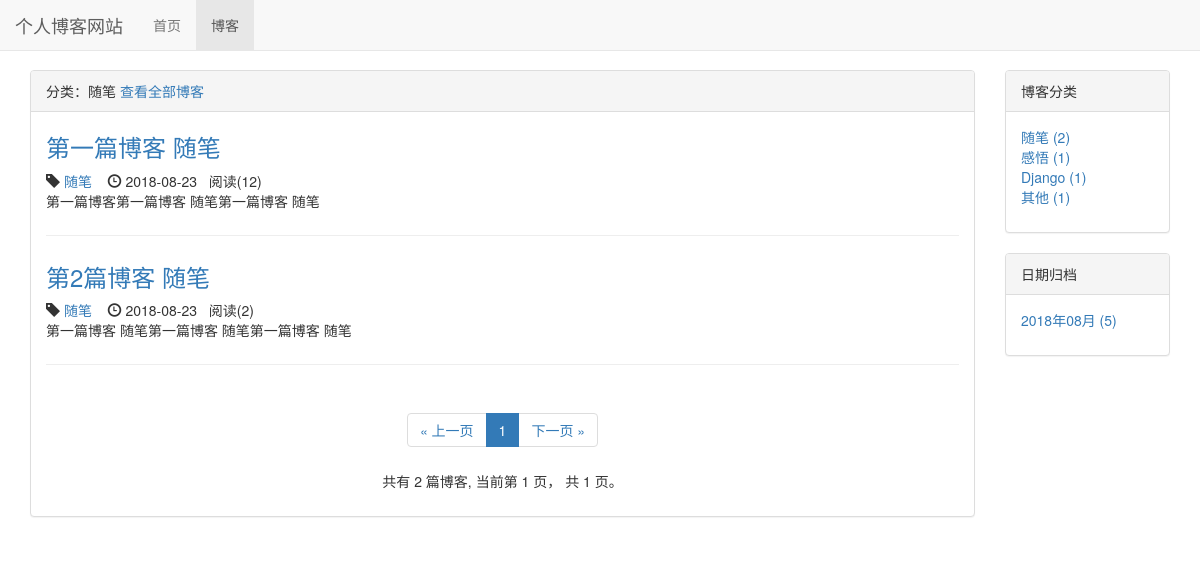
The page /blog/type/1 on the database as committed earlier.
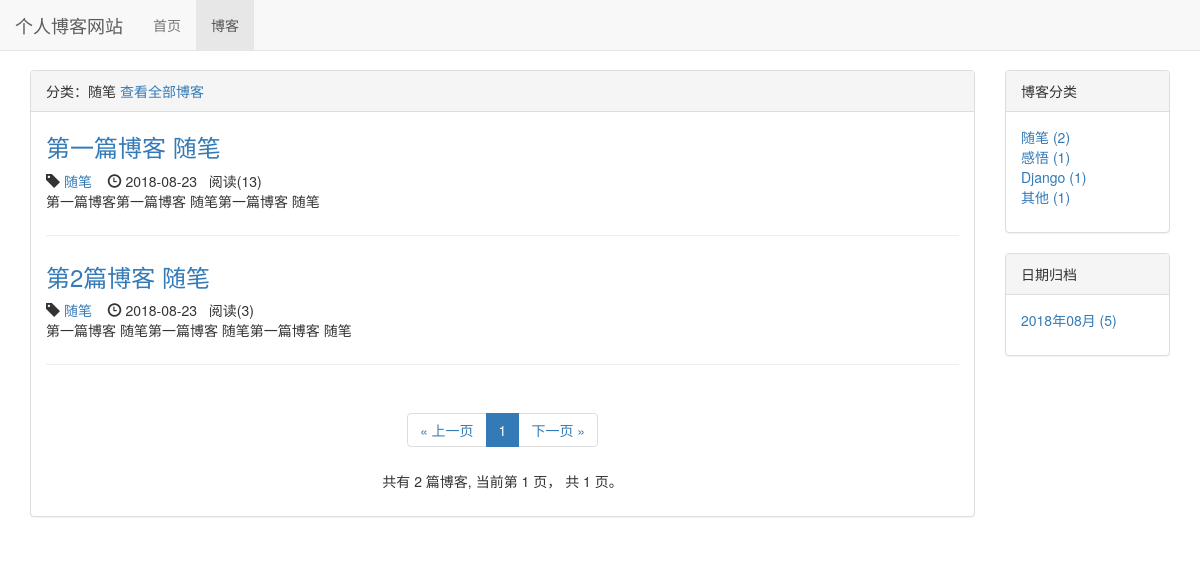
The same page on the database as committed later.
### blog/models.py (models this page shows, shortened)
class Blog(models.Model, ReadNumExpandMethod):  # 继承 方法
    title = models.CharField(max_length=50)
    blog_type = models.ForeignKey(BlogType, on_delete=models.DO_NOTHING)
    content = RichTextUploadingField()
    author = models.ForeignKey(User, on_delete=models.DO_NOTHING)
    read_details = GenericRelation(ReadDetail)
    created_time = models.DateTimeField(auto_now_add=True)
    last_updated_time = models.DateTimeField(auto_now=True)
    class Meta:
        ordering = ['created_time']

class BlogType(models.Model):
    type_name = models.CharField(max_length=15)
    def __str__(self):
        return self.type_name

### read_statistics/models.py (models this page shows)
class ReadNum(models.Model):
    read_num = models.IntegerField(default=0)
    content_type = models.ForeignKey(ContentType, on_delete=models.DO_NOTHING)
    object_id = models.PositiveIntegerField()
    content_object = GenericForeignKey('content_type', 'object_id')

### blog/views.py (the view)
# urls.py: path('type/<int:blog_type_pk>', views.blogs_with_type, name='blogs_with_type'),
def blogs_with_type(request, blog_type_pk):
    blog_type = get_object_or_404(BlogType, pk=blog_type_pk)
    blogs_all_list = Blog.objects.filter(blog_type=blog_type)
    context = get_blog_list_common_date(request, blogs_all_list)
    context['blog_type'] = blog_type
    return render(request, 'blog/blogs_with_type.html', context)

### read_statistics/models.py (called while the page is built)
    def get_read_num(self):
        try:
            ct = ContentType.objects.get_for_model(self)
            readnum = ReadNum.objects.get(content_type=ct, object_id=self.pk)
            return readnum.read_num
        except exceptions.ObjectDoesNotExist:
            return 0

### blog/templates/blog/blogs_with_type.html (shortened to what this page needs)
{% extends "blog/blog_list.html" %}
{% block blog_list_tilte %}
    分类：{{ blog_type.type_name }}
    <a href="{% url 'blog_list' %}">查看全部博客</a>
{% endblock blog_list_tilte %}

### blog/templates/blog/blog_list.html (shortened to what the changed rows need)
{% extends "base.html" %}
{% load staticfiles %}
{% block header_extends %}
    <link rel="stylesheet" href="{% static 'blog/blog.css' %}">
{% endblock header_extends %}
{% block content %}
    <div class="container">
        <div class="row">
            <div class="col-xs-12 col-sm-8 col-md-9 col-lg-10">
                <div class="panel panel-default">
                    <div class="panel-body">
                        {% for blog in blogs %}
                        <div class="blog">
                            <h3><a href="{% url 'blog_detail' blog.pk %}">
                            {{ blog.title }}
                            </a></h3>
                            <div class="blog-info">
                                <span class="glyphicon glyphicon-tag"> </span><a href="{% url 'blogs_with_type' blog.blog_type.pk %}"> {{ blog.blog_type }}    </a>&nbsp;&nbsp;
                                <span class="glyphicon glyphicon-time"></span>
                                  {{ blog.created_time|date:'Y-m-d' }}
                                  &nbsp;&nbsp;阅读({{ blog.get_read_num }})
                            </div>
                            <p>{{ blog.content|striptags|truncatechars:120 }}</p>
                        </div>
                        {% empty %}
                        <div class="blog">
                            <h3>暂无博客，敬请期待</h3>
                        </div>
                        {% endfor %}
                    </div>
                </div>
            </div>
        </div>
    </div>
{% endblock content %}

Rows that differ between the two databases and show on the page:
changed through a linked row, Blog "第一篇博客 随笔": get_read_num "12" → "13"
changed through a linked row, Blog "第2篇博客 随笔": get_read_num "2" → "3"
